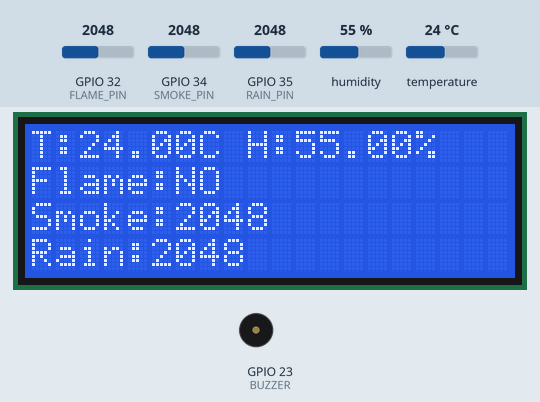
Recording of a sketch running on a simulated ESP32. Shown: 20×4 character LCD, buzzer (waves = sounding, pin HIGH). The test bench sets the inputs (shaded band); at power-on: GPIO 32 (FLAME_PIN) = 2048, humidity 55 %, GPIO 34 (SMOKE_PIN) = 2048, GPIO 35 (RAIN_PIN) = 2048, temperature 24 °C. WiFi joins after 1.5 s; servers stay silent unless stated; what the sketch prints to the serial monitor is not drawn.

Above: at 2.7 s.
2.8 s: GPIO 32 (FLAME_PIN) set to 524
4.8 s: GPIO 32 (FLAME_PIN) set to 460
At 6.7 s:
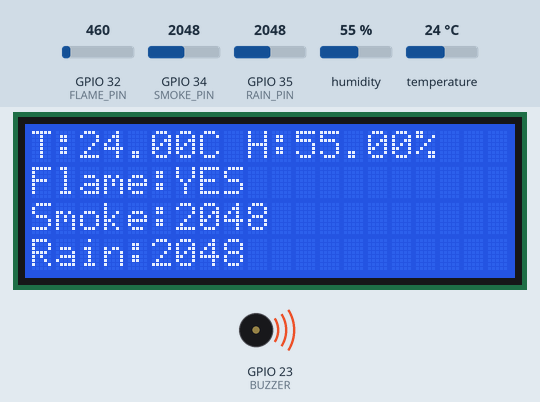
7.5 s: humidity set to 22 %
At 9.2 s:
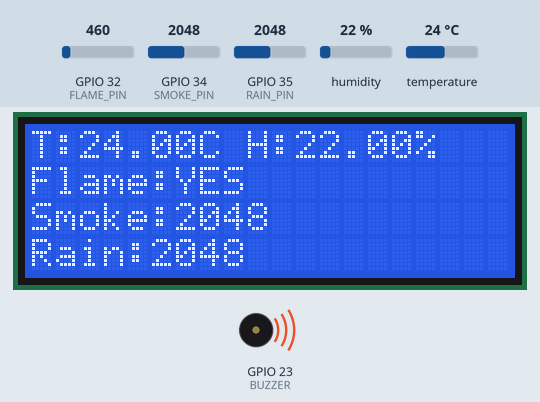
9.8 s: GPIO 34 (SMOKE_PIN) set to 1960
At 11.7 s:
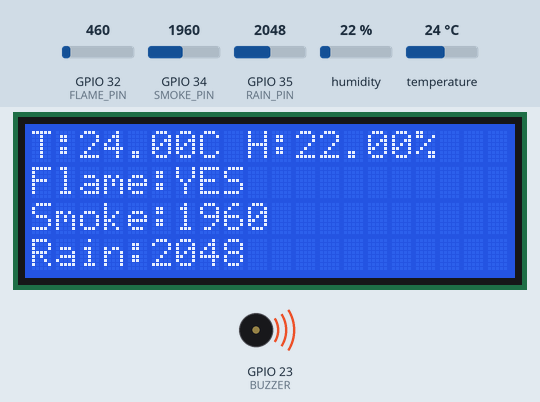
12.2 s: GPIO 35 (RAIN_PIN) set to 1960
At 14.1 s:
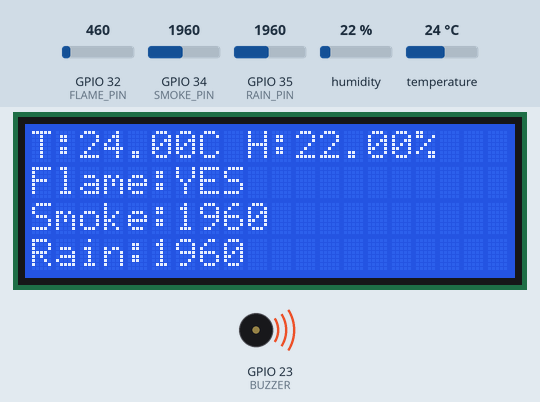
Timing chart, 0 to 15.6 s (numbered marks = the images above; inputs shaded):
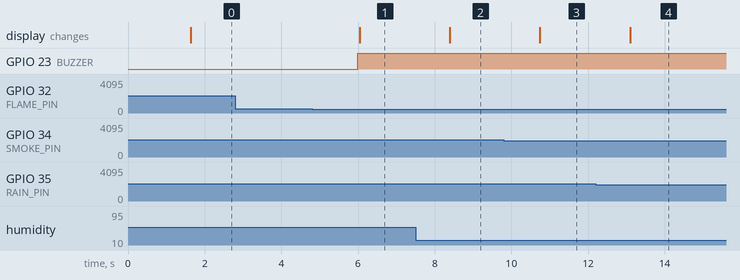

The sketch:

smart_secure_sytem.ino
```cpp
#include <Wire.h>
#include <LiquidCrystal_I2C.h>
#include "DHT.h"
#include <WiFi.h>
#include <WiFiClientSecure.h>
#include <WiFiManager.h>
#include <UniversalTelegramBot.h>
#include <ArduinoJson.h>

// ==== Pins ====
#define DHTPIN         4
#define FLAME_PIN      32
#define SMOKE_PIN      34
#define RAIN_PIN       35
#define I2C_SDA        21
#define I2C_SCL        22
#define BUZZER         23

// ==== DHT Sensor ====
#define DHTTYPE        DHT22
DHT dht(DHTPIN, DHTTYPE);

// ==== LCD ====
LiquidCrystal_I2C lcd(0x27, 20, 4);

// ==== Telegram Config ====
#define BOT_TOKEN     "7982663980:AAFhpE02DBjD70e0FCjNQ2gAoc2otYXTDkE"
#define CHAT_ID       "YOUR_CHAT_ID_HERE"

WiFiClientSecure secured_client;
UniversalTelegramBot bot(BOT_TOKEN, secured_client);

// Alert flag
bool sentAlert = false;

// Telegram polling interval
unsigned long lastCheck = 0;
const unsigned long checkInterval = 2000;

void setup() {
  Serial.begin(9600);

  // Start LCD and I2C
  Wire.begin(I2C_SDA, I2C_SCL);
  lcd.init();
  lcd.backlight();
  lcd.setCursor(0, 0);
  lcd.print(" Smart Weather Sys ");

  // Start DHT
  dht.begin();

  // Set pin modes
  pinMode(BUZZER, OUTPUT);

  // ==== WiFiManager ====
  WiFiManager wm;
  wm.autoConnect("SmartWeatherAP");
  Serial.println("WiFi connected!");

  // HTTPS cert for Telegram
  secured_client.setCACert(TELEGRAM_CERTIFICATE_ROOT);
}

// === Telegram message handler ===
void handleTelegramMessages() {
  int numNewMessages = bot.getUpdates(bot.last_message_received + 1);

  while (numNewMessages) {
    for (int i = 0; i < numNewMessages; i++) {
      String chat_id = String(bot.messages[i].chat_id);
      String text = bot.messages[i].text;

      if (text == "/status" || text == "status") {
        float temp = dht.readTemperature();
        float hum = dht.readHumidity();
        int flame = analogRead(FLAME_PIN);
        int smoke = analogRead(SMOKE_PIN);
        int rain = analogRead(RAIN_PIN);

        String statusMsg = "*📊 System Status:*\n";
        statusMsg += "🌡️ Temp: " + String(temp) + "°C\n";
        statusMsg += "💧 Humidity: " + String(hum) + "%\n";
        statusMsg += "🔥 Flame: " + String(flame) + "\n";
        statusMsg += "💨 Smoke: " + String(smoke) + "\n";
        statusMsg += "🌧️ Rain: " + String(rain) + "\n";

        bot.sendMessage(chat_id, statusMsg, "Markdown");
      }
    }
    numNewMessages = bot.getUpdates(bot.last_message_received + 1);
  }
}

void loop() {
  float temp = dht.readTemperature();
  float hum = dht.readHumidity();
  int flame = analogRead(FLAME_PIN);
  int smoke = analogRead(SMOKE_PIN);
  int rain = analogRead(RAIN_PIN);

  bool flameDetected = flame < 500;
  bool rainDetected = rain < 2000;

  digitalWrite(BUZZER, flameDetected ? HIGH : LOW);

  // LCD display
  lcd.clear();
  lcd.setCursor(0, 0); lcd.print("T:"); lcd.print(temp); lcd.print("C H:"); lcd.print(hum); lcd.print("%");
  lcd.setCursor(0, 1); lcd.print("Flame:"); lcd.print(flameDetected ? "YES" : "NO");
  lcd.setCursor(0, 2); lcd.print("Smoke:"); lcd.print(smoke);
  lcd.setCursor(0, 3); lcd.print("Rain:"); lcd.print(rain);

  // Telegram auto-alert
  if (flameDetected && rainDetected && !sentAlert) {
    String message = "🚨 *ALERT!*\n🔥 Flame detected!\n🌧️ Rainfall detected too!\nPlease check the system.";
    bot.sendMessage(CHAT_ID, message, "Markdown");
    sentAlert = true;
  }

  if (!flameDetected && !rainDetected) {
    sentAlert = false;
  }

  // Check for Telegram commands
  if (millis() - lastCheck > checkInterval) {
    handleTelegramMessages();
    lastCheck = millis();
  }

  delay(2000);
}
```

Measured:
- the behaviour switches between 500 and 499 on GPIO 32 (FLAME_PIN) (found by bisection; images 0 and 1)
- after the input at 2.8 s, every drawn part: stays the same
- after the input at 4.8 s, GPIO 23 (BUZZER): LOW → HIGH after 1.2 s; the display: changes after 1.2 s (image 1)
- after the input at 7.5 s, the display: changes after 0.89 s (image 2)
- after the input at 9.8 s, the display: changes after 0.95 s (image 3)
- after the input at 12.2 s, the display: changes after 0.90 s (image 4)
